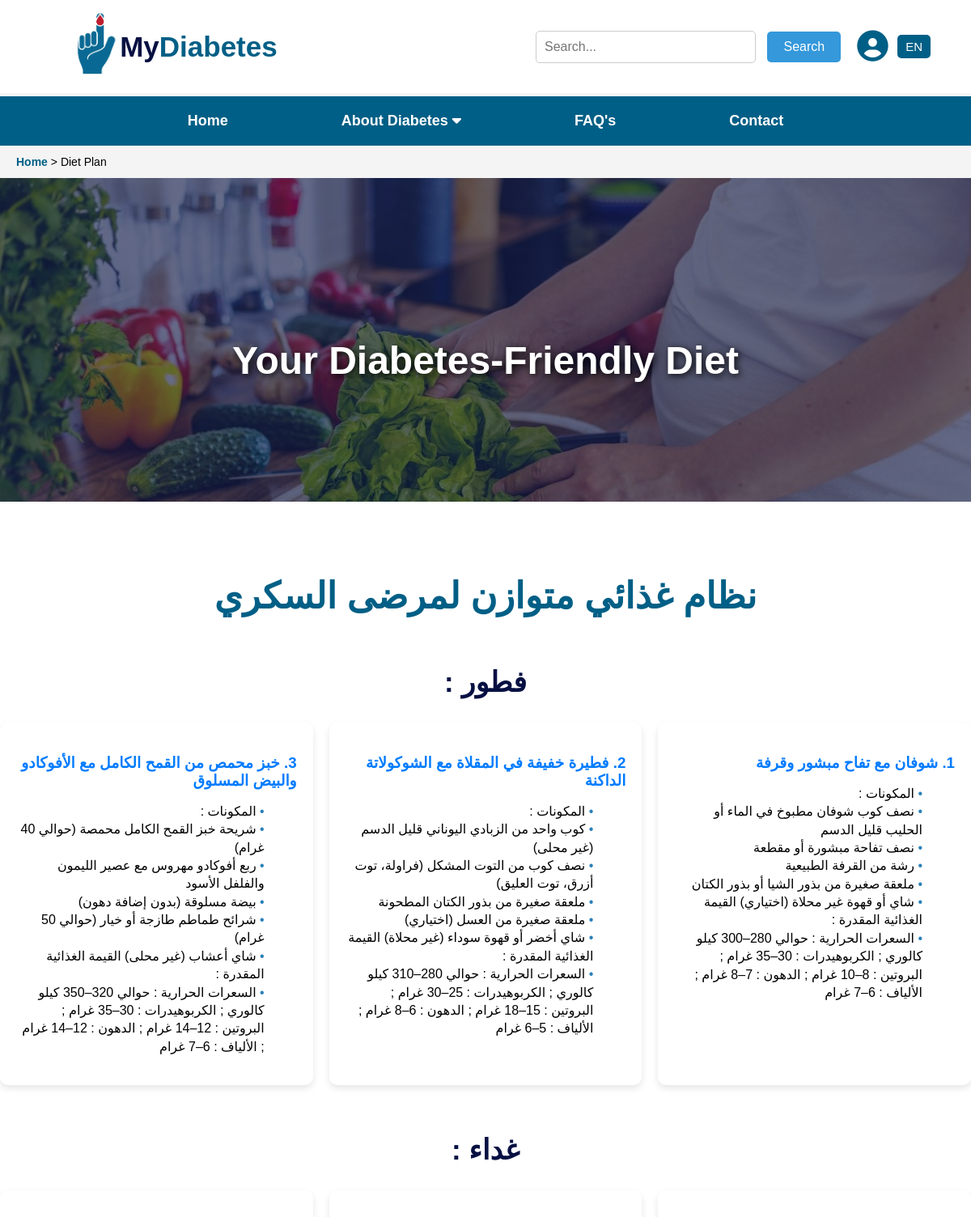
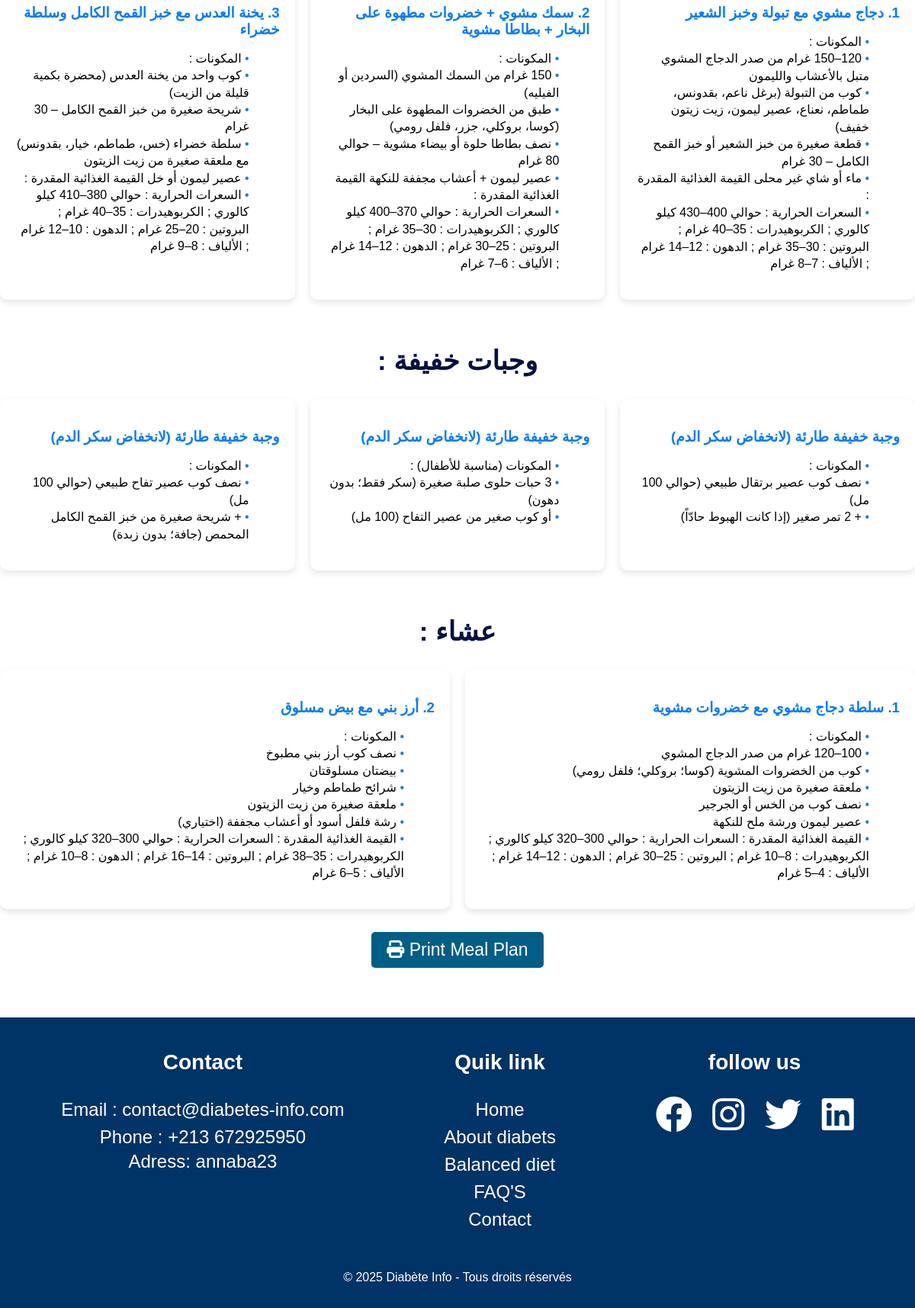
/regime1.php?user_id=27&lang=ar, run on the app's committed database (2 pictures, top to bottom).
### tables this page shows
CREATE TABLE `regime` (
  `id` int(11) NOT NULL,
  `breakfast1` text DEFAULT NULL,
  `breakfast2` text DEFAULT NULL,
  `breakfast3` text DEFAULT NULL,
  `lunch1` text DEFAULT NULL,
  `lunch2` text DEFAULT NULL,
  `lunch3` text DEFAULT NULL,
  `snack1` text DEFAULT NULL,
  `snack2` text DEFAULT NULL,
  `snack3` text DEFAULT NULL,
  `dinner1` text DEFAULT NULL,
  `dinner2` text DEFAULT NULL,
  `dinner3` text DEFAULT NULL,
  `b1` text DEFAULT NULL,
  `b2` text DEFAULT NULL,
  `b3` text DEFAULT NULL,
  `l1` text DEFAULT NULL,
  `l2` text DEFAULT NULL,
  `l3` text DEFAULT NULL,
  `s1` text DEFAULT NULL,
  `s2` text DEFAULT NULL,
  `s3` text DEFAULT NULL,
  `d1` text DEFAULT NULL,
  `d2` text DEFAULT NULL,
  `d3` text DEFAULT NULL,
  `breakfast1_ar` text DEFAULT NULL,
  `breakfast2_ar` text DEFAULT NULL,
  `breakfast3_ar` text DEFAULT NULL,
  `lunch1_ar` text DEFAULT NULL,
  `lunch2_ar` text DEFAULT NULL,
  `lunch3_ar` text DEFAULT NULL,
  `snack1_ar` text DEFAULT NULL,
  `snack2_ar` text DEFAULT NULL,
  `snack3_ar` text DEFAULT NULL,
  `dinner1_ar` text DEFAULT NULL,
  `dinner2_ar` text DEFAULT NULL,
  `dinner3_ar` text DEFAULT NULL,
  `b1_ar` text DEFAULT NULL,
  `b2_ar` text DEFAULT NULL,
  `b3_ar` text DEFAULT NULL,
  `l1_ar` text DEFAULT NULL,
  `l2_ar` text DEFAULT NULL,
  `l3_ar` text DEFAULT NULL,
  `s1_ar` text DEFAULT NULL,
  `s2_ar` text DEFAULT NULL,
  `s3_ar` text DEFAULT NULL,
  `d1_ar` text DEFAULT NULL,
  `d2_ar` text DEFAULT NULL,
  `d3_ar` text DEFAULT NULL
);

### regime1.php (the view, shortened to what this page needs)
<?php
require 'config.php';
$lang = isset($_GET['lang']) && $_GET['lang'] === 'ar' ? 'ar' : 'en';
$loggedIn = false;
$user_id = isset($_GET['user_id']) ? (int)$_GET['user_id'] : 0;
$sql = "SELECT r.*
        FROM regime r
        JOIN user_regime ur ON r.id = ur.regime_id
        WHERE ur.user_id = ?";
$stmt = $conn->prepare($sql);
$stmt->bind_param("i", $user_id);
$stmt->execute();
$result = $stmt->get_result();
if ($result->num_rows > 0) {
    $row = $result->fetch_assoc();
    if ($lang === 'ar') {
        $breakfast1 = $row['breakfast1_ar'];
        $breakfast2 = $row['breakfast2_ar'];
        $breakfast3 = $row['breakfast3_ar'];
        $lunch1 = $row['lunch1_ar'];
        $lunch2 = $row['lunch2_ar'];
        $lunch3 = $row['lunch3_ar'];
        $snack1 = $row['snack1_ar'];
        $snack2 = $row['snack2_ar'];
        $snack3 = $row['snack3_ar'];
        $dinner1 = $row['dinner1_ar'];
        $dinner2 = $row['dinner2_ar'];
        $b1 = $row['b1_ar'];
        $b2 = $row['b2_ar'];
        $b3 = $row['b3_ar'];
        $l1 = $row['l1_ar'];
        $l2 = $row['l2_ar'];
        $l3 = $row['l3_ar'];
        $s1 = $row['s1_ar'];
        $s2 = $row['s2_ar'];
        $s3 = $row['s3_ar'];
        $d1 = $row['d1_ar'];
        $d2 = $row['d2_ar'];
    }
} else {
    echo "<script>
        alert('No diet plan registered for this user.');
        window.location.href = 'Test.php';
    </script>";
}
?>
<!DOCTYPE html>
<html lang="en">
<head>
    <link rel="stylesheet" href="regime1.css">
    <link rel="stylesheet" href="https://cdnjs.cloudflare.com/ajax/libs/font-awesome/6.2.0/css/all.min.css">
</head>
<body>
    <header>
        <div class="logo">
            <a href="Home.php"><img src="logo.png" alt="XtraClinic Logo"></a>
            <a href="Home.php"><span class="clinic-name">My<span class="highlight">Diabetes</span></span></a>
        </div>
        <div class="search-user-container">
            <div class="search">
        <form action="search.php" method="GET" class="search-form">
    <input class="search-input" type="text" name="query" placeholder="Search...">
    <button class="btn" type="submit">Search</button>
</form>
            </div>
            <div class="user-dropdown">
    <a href="<?php echo $loggedIn ? '#' : 'loginn.php'; ?>" id="user-icon" class="user-icon">
        <i class="fas fa-user-circle"></i>
    </a>
</div>
<div style="text-align: center; margin: 20px -40px; margin-left:30px; gap:15px">
    <?php if ($lang === 'ar'): ?>
        <a href="?user_id=<?php echo $user_id; ?>&lang=en" class="btn-lang" style="padding: 6px 10px; font-size: 15px; background-color: #005F86; color: white; border: none; border-radius: 5px; text-decoration: none; ">EN</a>
    <?php else: ?>
        <a href="?user_id=<?php echo $user_id; ?>&lang=ar" class="btn-lang" style="padding: 6px 10px; font-size: 15px; background-color: #005F86; color: white; border: none; border-radius: 5px; text-decoration: none;">AR</a>
    <?php endif; ?>
</div>
        </div>
    </header>
    <nav>
        <ul class="nav-links">
            <li><a href="Home.php" class="active">Home</a></li>
            <li class="dropdown">
                <a href="diabete.php">About Diabetes <i class="fas fa-caret-down"></i></a>
            </li>
            <li><a href="FAQ.php">FAQ's</a></li>
            <li><a href="Contacte.php">Contact</a></li>
        </ul>
    </nav>
    <div class="breadcrumb">
        <a href="Home.php">Home</a> &gt; <span>Diet Plan</span>
    </div>
    <section class="hero-banner">
        <div class="hero-overlay">
            <h1 class="hero-title">Your Diabetes-Friendly Diet</h1>
        </div>
    </section>
<h1 style="text-align: center; direction: <?php echo ($lang === 'ar') ? 'rtl' : 'ltr'; ?>;">
    <?php echo $lang === 'ar' ? 'نظام غذائي متوازن لمرضى السكري' : 'Your Balanced Meal Plan for Diabetes'; ?>
</h1>
<h2 class="section-title" style="text-align: center; direction: <?php echo ($lang === 'ar') ? 'rtl' : 'ltr'; ?>;">
    <?php echo ($lang === 'ar') ? 'فطور' : 'Breakfast'; ?> :
</h2>
<div class="container" style="display: flex; gap: 20px; <?php echo ($lang === 'ar') ? 'direction: rtl; text-align: right;' : 'direction: ltr; text-align: left;'; ?>">
    <div class="card" style="flex: 1;">
        <h3>1. <?php echo htmlspecialchars($b1); ?> </h3>
        <ul>
            <?php
            if (isset($breakfast1)) {
                $items = explode(',', $breakfast1);
                foreach ($items as $item) {
                    echo "<li>" . htmlspecialchars(trim($item)) . "</li>\n";
                }
            }
            ?>
        </ul>
    </div>
    <div class="card" style="flex: 1;">
        <h3>2. <?php echo htmlspecialchars($b2); ?> </h3>
        <ul>
            <?php
            if (isset($breakfast2)) {
                $items = explode(',', $breakfast2);
                foreach ($items as $item) {
                    echo "<li>" . htmlspecialchars(trim($item)) . "</li>\n";
                }
            }
            ?>
        </ul>
    </div>
    <div class="card" style="flex: 1;">
        <h3>3. <?php echo htmlspecialchars($b3); ?> </h3>
        <ul>
            <?php
            if (isset($breakfast3)) {
                $items = explode(',', $breakfast3);
                foreach ($items as $item) {
                    echo "<li>" . htmlspecialchars(trim($item)) . "</li>\n";
                }
            }
            ?>
        </ul>
    </div>
</div>
<h2 class="section-title" style="text-align: center; direction: <?php echo ($lang === 'ar') ? 'rtl' : 'ltr'; ?>;">
    <?php echo ($lang === 'ar') ? 'غداء' : 'Lunch'; ?> :
</h2>
<div class="container" style="display: flex; gap: 20px; <?php echo ($lang === 'ar') ? 'direction: rtl; text-align: right;' : 'direction: ltr; text-align: left;'; ?>">
    <div class="card" style="flex: 1;">
        <h3>1. <?php echo htmlspecialchars($l1); ?> </h3>
        <ul>
            <?php
            if (isset($lunch1)) {
                $items = explode(',', $lunch1);
                foreach ($items as $item) {
                    echo "<li>" . htmlspecialchars(trim($item)) . "</li>\n";
                }
            }
            ?>
        </ul>
    </div>
    <div class="card" style="flex: 1;">
        <h3>2. <?php echo htmlspecialchars($l2); ?> </h3>
        <ul>
            <?php
            if (isset($lunch2)) {
                $items = explode(',', $lunch2);
                foreach ($items as $item) {
                    echo "<li>" . htmlspecialchars(trim($item)) . "</li>\n";
                }
            }
            ?>
        </ul>
    </div>
    <div class="card" style="flex: 1;">
        <h3>3. <?php echo htmlspecialchars($l3); ?> </h3>
        <ul>
            <?php
            if (isset($lunch3)) {
                $items = explode(',', $lunch3);
                foreach ($items as $item) {
                    echo "<li>" . htmlspecialchars(trim($item)) . "</li>\n";
                }
            }
            ?>
        </ul>
    </div>
</div>
<h2 class="section-title" style="text-align: center; direction: <?php echo ($lang === 'ar') ? 'rtl' : 'ltr'; ?>;">
    <?php echo ($lang === 'ar') ? 'وجبات خفيفة' : 'Snacks'; ?> :
</h2>
<div class="container" style="display: flex; gap: 20px; <?php echo ($lang === 'ar') ? 'direction: rtl; text-align: right;' : 'direction: ltr; text-align: left;'; ?>">
    <div class="card" style="flex: 1;">
        <h3><?php echo htmlspecialchars($s1); ?> </h3>
        <ul>
            <?php
            if (isset($snack1)) {
                $items = explode(',', $snack1);
                foreach ($items as $item) {
                    echo "<li>" . htmlspecialchars(trim($item)) . "</li>\n";
                }
            }
            ?>
        </ul>
    </div>
    <div class="card" style="flex: 1;">
        <h3> <?php echo htmlspecialchars($s2); ?> </h3>
        <ul>
            <?php
            if (isset($snack2)) {
                $items = explode(',', $snack2);
                foreach ($items as $item) {
                    echo "<li>" . htmlspecialchars(trim($item)) . "</li>\n";
                }
            }
            ?>
        </ul>
    </div>
    <div class="card" style="flex: 1;">
        <h3><?php echo htmlspecialchars($s3); ?> </h3>
        <ul>
            <?php
            if (isset($snack3)) {
                $items = explode(',', $snack3);
                foreach ($items as $item) {
                    echo "<li>" . htmlspecialchars(trim($item)) . "</li>\n";
                }
            }
            ?>
        </ul>
    </div>
</div>
<h2 class="section-title" style="text-align: center; direction: <?php echo ($lang === 'ar') ? 'rtl' : 'ltr'; ?>;">
    <?php echo ($lang === 'ar') ? 'عشاء' : 'Dinner'; ?> :
</h2>
<div class="container" style="display: flex; gap: 20px; <?php echo ($lang === 'ar') ? 'direction: rtl; text-align: right;' : 'direction: ltr; text-align: left;'; ?>">
    <div class="card" style="flex: 1;">
        <h3>1. <?php echo htmlspecialchars($d1); ?> </h3>
        <ul>
            <?php
            if (isset($dinner1)) {
                $items = explode(',', $dinner1);
                foreach ($items as $item) {
                    echo "<li>" . htmlspecialchars(trim($item)) . "</li>\n";
                }
            }
            ?>
        </ul>
    </div>
    <div class="card" style="flex: 1;">
        <h3>2. <?php echo htmlspecialchars($d2); ?> </h3>
        <ul>
            <?php
            if (isset($dinner2)) {
                $items = explode(',', $dinner2);
                foreach ($items as $item) {
                    echo "<li>" . htmlspecialchars(trim($item)) . "</li>\n";
                }
            }
            ?>
        </ul>
    </div>
</div>
<div style="text-align: center; margin: 30px;">
    <button onclick="window.print()" style="padding: 10px 20px; font-size: 23px; background-color: #005F86; color: white; border: none; border-radius: 5px; cursor: pointer;">
        <i class="fas fa-print"></i> Print Meal Plan
    </button>
</div>
    <footer>
        <div class="footer-container">
            <div class="footer-section">
                <h3>Contact</h3>
                <ul>
                    <li><a href="mailto:islemdiaf633@gmail.com">Email : contact@diabetes-info.com</a></li>
                    <li><a href="tel:+213672925950">Phone : +213 672925950</a></li>
                    <li>Adress: annaba23</li>
                </ul>
            </div>
            <div class="footer-section">
                <h3>Quik link</h3>
                <ul>
                    <li><a href="Home.php">Home</a></li>
                    <li><a href="diabete.php">About diabets</a></li>
                    <li><a href="<?= $loggedIn ? 'test.php?user_id=' . $userId : 'Loginn.php' ?>">Balanced diet</a></li>
                    <li><a href="FAQ.php">FAQ'S</a></li>
                    <li><a href="Contacte.php">Contact</a></li>
                </ul>
            </div>
            <div class="footer-section">
                <h3>follow us</h3>
                <a href="https://www.facebook.com/profile.php?id=61576556904786" target="_blank"><i class="fab fa-facebook fa-2x"></i></a>
                <a href="https://www.instagram.com/mydiabetes20028/"><i class="fab fa-instagram fa-2x"target="_blank"></i></a>
                <a href="https://twitter.com"><i class="fab fa-twitter fa-2x" target="_blank"></i></a>
                <a href="https://www.linkedin.com"><i class="fab fa-linkedin fa-2x"target="_blank"></i></a>
            </div>
        </div>
        <p class="copyright">© 2025 Diabète Info - Tous droits réservés</p>
    </footer>
</body>
</html>

### regime1.css (style rules this page uses)
body { font-family: Arial, sans-serif; margin: 0; padding: 0; background-color: white; }
header { display: flex; align-items: center; justify-content: space-between; background-color: white; border-bottom: 4px solid whitesmoke; padding: 10px 90px; gap: 16px; }
.search-user-container { display: flex; align-items: center; gap: 20px; }
.user-icon { color: #005F86; font-size: 2.4rem; cursor: pointer; transition: all 0.3s ease; margin-right: -50px; }
html { scroll-behavior: smooth; }
.logo { display: flex; align-items: center; font-size: 20px; font-weight: bold; color: #5f6974; }
.logo img { height: 90px; }
a { text-decoration: none; }
.clinic-name { font-size: 35px; font-weight: bold; color: #061042; }
.highlight { color: #005F86; }
.search-input { padding: 10px; width: 250px; border-radius: 5px; border: 1px solid #ccc; font-size: 16px; transition: border-color 0.3s; }
.btn { padding: 10px 20px; background-color: #3498db; color: white; border: none; border-radius: 5px; cursor: pointer; font-size: 16px; margin-left: 10px; transition: background-color 0.3s; }
.search { position: relative; }
nav { background-color: #005F86; padding: 10px 0; box-shadow:0 4px 4px #5f6974; }
.nav-links { list-style: none; display: flex; justify-content: center; gap: 20px; padding: 0; margin: 0; }
.nav-links li { position: relative; }
.nav-links a { text-decoration: none; color: white; font-size: 18px; padding: 10px 60px; display: block; transition: all 0.3s; font-weight: 600; }
.breadcrumb { background: #f4f4f4; padding: 12px 20px; font-size: 14px; }
.breadcrumb a { text-decoration: none; color: #005F86; font-weight: bold; }
.breadcrumb span { color: black; }
.hero-banner { width: 100%; height: 400px; background-image: url('diabetes-teste.jpg'); background-size: cover; background-position: center; animation: moveBackground 10s infinite linear; position: relative; display: flex; align-items: center; justify-content: center; overflow: hidden; }
.hero-overlay { background-color: rgba(6, 16, 66, 0.6); width: 100%; height: 100%; display: flex; justify-content: center; align-items: center; }
.hero-title { font-size: 48px; color: white; text-align: center; font-weight: bold; text-shadow: 2px 2px 10px #000; }
h1 ,h2 { text-align: center; color: #005F86; font-size: 45px; margin-top: 90px; }
.section-title { margin-top: 60px; font-size: 35px; color: #061042; }
.container { display: flex; gap: 20px; margin-top: 30px; flex-wrap: wrap; }
.card { background-color: #ffffff; border-radius: 10px; padding: 20px; flex: 1; min-width: 280px; box-shadow: 0 4px 8px rgba(0, 0, 0, 0.1); }
.card h3 { color: #007bff; margin-bottom: 10px; }
.card ul { list-style-type: none; padding-left: 0; line-height: 1.4; }
.card li::before { content: "• "; color: #2980b9; }
footer { background: #003366; color: white; text-align: center; padding: 15px; margin-top: 65px; }
.footer-container { display: flex; justify-content: space-around; flex-wrap: nowrap; }
.footer-section h3 { font-weight: 800; color: white; }
.footer-section { font-size: 24px; margin-bottom: 10px; }
.footer-section ul { list-style: none; padding: 0; }
.footer-section a { margin: 0 10px; color: white; text-decoration: none; line-height: 1.5; }
.copyright { margin-top: 15px; font-size: 16px; color: white; }

### data on the page
regime: b1_ar "شوفان مع تفاح مبشور وقرفة", breakfast1_ar "المكونات :", breakfast1_ar "نصف كوب شوفان مطبوخ في الماء أو الحليب قليل الدسم", breakfast1_ar "نصف تفاحة مبشورة أو مقطعة", breakfast1_ar "رشة من القرفة الطبيعية", breakfast1_ar "ملعقة صغيرة من بذور الشيا أو بذور الكتان", breakfast1_ar "شاي أو قهوة غير محلاة (اختياري) القيمة الغذائية المقدرة :", breakfast1_ar "السعرات الحرارية : حوالي 280–300 كيلو كالوري ; الكربوهيدرات : 30–35 غرام ; البروتين : 8–10 غرام ; الدهون : 7–8 غرام ; الألياف : 6–7 غرام", b2_ar "فطيرة خفيفة في المقلاة مع الشوكولاتة الداكنة", breakfast2_ar "المكونات :", breakfast2_ar "كوب واحد من الزبادي اليوناني قليل الدسم (غير محلى)", breakfast2_ar "نصف كوب من التوت المشكل (فراولة، توت أزرق، توت العليق)", breakfast2_ar "ملعقة صغيرة من بذور الكتان المطحونة", breakfast2_ar "ملعقة صغيرة من العسل (اختياري)", breakfast2_ar "شاي أخضر أو قهوة سوداء (غير محلاة) القيمة الغذائية المقدرة :", breakfast2_ar "السعرات الحرارية : حوالي 280–310 كيلو كالوري ; الكربوهيدرات : 25–30 غرام ; البروتين : 15–18 غرام ; الدهون : 6–8 غرام ; الألياف : 5–6 غرام", b3_ar "خبز محمص من القمح الكامل مع الأفوكادو والبيض المسلوق", breakfast3_ar "المكونات :", breakfast3_ar "شريحة خبز القمح الكامل محمصة (حوالي 40 غرام)", breakfast3_ar "ربع أفوكادو مهروس مع عصير الليمون والفلفل الأسود", breakfast3_ar "بيضة مسلوقة (بدون إضافة دهون)", breakfast3_ar "شرائح طماطم طازجة أو خيار (حوالي 50 غرام)", breakfast3_ar "شاي أعشاب (غير محلى) القيمة الغذائية المقدرة :", breakfast3_ar "السعرات الحرارية : حوالي 320–350 كيلو كالوري ; الكربوهيدرات : 30–35 غرام ; البروتين : 12–14 غرام ; الدهون : 12–14 غرام ; الألياف : 6–7 غرام", l1_ar "دجاج مشوي مع تبولة وخبز الشعير", lunch1_ar "المكونات :", lunch1_ar "120–150 غرام من صدر الدجاج المشوي متبل بالأعشاب والليمون", lunch1_ar "كوب من التبولة (برغل ناعم، بقدونس، طماطم، نعناع، عصير ليمون، زيت زيتون خفيف)", lunch1_ar "قطعة صغيرة من خبز الشعير أو خبز القمح الكامل – 30 غرام", lunch1_ar "ماء أو شاي غير محلى القيمة الغذائية المقدرة :", lunch1_ar "السعرات الحرارية : حوالي 400–430 كيلو كالوري ; الكربوهيدرات : 35–40 غرام ; البروتين : 30–35 غرام ; الدهون : 12–14 غرام ; الألياف : 7–8 غرام", l2_ar "سمك مشوي + خضروات مطهوة على البخار + بطاطا مشوية", lunch2_ar "المكونات :", lunch2_ar "150 غرام من السمك المشوي (السردين أو الفيليه)", lunch2_ar "طبق من الخضروات المطهوة على البخار (كوسا، بروكلي، جزر، فلفل رومي)", lunch2_ar "نصف بطاطا حلوة أو بيضاء مشوية – حوالي 80 غرام", lunch2_ar "عصير ليمون + أعشاب مجففة للنكهة القيمة الغذائية المقدرة :", lunch2_ar "السعرات الحرارية : حوالي 370–400 كيلو كالوري ; الكربوهيدرات : 30–35 غرام ; البروتين : 25–30 غرام ; الدهون : 12–14 غرام ; الألياف : 6–7 غرام", l3_ar "يخنة العدس مع خبز القمح الكامل وسلطة خضراء", lunch3_ar "المكونات :", lunch3_ar "كوب واحد من يخنة العدس (محضرة بكمية قليلة من الزيت)", lunch3_ar "شريحة صغيرة من خبز القمح الكامل – 30 غرام", lunch3_ar "سلطة خضراء (خس، طماطم، خيار، بقدونس) مع ملعقة صغيرة من زيت الزيتون", lunch3_ar "عصير ليمون أو خل القيمة الغذائية المقدرة :", lunch3_ar "السعرات الحرارية : حوالي 380–410 كيلو كالوري ; الكربوهيدرات : 35–40 غرام ; البروتين : 20–25 غرام ; الدهون : 10–12 غرام ; الألياف : 8–9 غرام", s1_ar "وجبة خفيفة طارئة (لانخفاض سكر الدم)", snack1_ar "المكونات :", snack1_ar "نصف كوب عصير برتقال طبيعي (حوالي 100 مل)", snack1_ar "+ 2 تمر صغير (إذا كانت الهبوط حادّاً)", s2_ar "وجبة خفيفة طارئة (لانخفاض سكر الدم)", snack2_ar "المكونات (مناسبة للأطفال) :", snack2_ar "3 حبات حلوى صلبة صغيرة (سكر فقط؛ بدون دهون)", snack2_ar "أو كوب صغير من عصير التفاح (100 مل)", s3_ar "وجبة خفيفة طارئة (لانخفاض سكر الدم)", snack3_ar "المكونات :", snack3_ar "نصف كوب عصير تفاح طبيعي (حوالي 100 مل)", snack3_ar "+ شريحة صغيرة من خبز القمح الكامل المحمص (جافة؛ بدون زبدة)", d1_ar "سلطة دجاج مشوي مع خضروات مشوية", dinner1_ar "المكونات :", dinner1_ar "100–120 غرام من صدر الدجاج المشوي", dinner1_ar "كوب من الخضروات المشوية (كوسا؛ بروكلي؛ فلفل رومي)", dinner1_ar "ملعقة صغيرة من زيت الزيتون", dinner1_ar "نصف كوب من الخس أو الجرجير", dinner1_ar "عصير ليمون ورشة ملح للنكهة", dinner1_ar "القيمة الغذائية المقدرة : السعرات الحرارية : حوالي 300–320 كيلو كالوري ; الكربوهيدرات : 8–10 غرام ; البروتين : 25–30 غرام ; الدهون : 12–14 غرام ; الألياف : 4–5 غرام", d2_ar "أرز بني مع بيض مسلوق", dinner2_ar "المكونات :", dinner2_ar "نصف كوب أرز بني مطبوخ", dinner2_ar "بيضتان مسلوقتان", dinner2_ar "شرائح طماطم وخيار", dinner2_ar "ملعقة صغيرة من زيت الزيتون", dinner2_ar "رشة فلفل أسود أو أعشاب مجففة (اختياري)", dinner2_ar "القيمة الغذائية المقدرة : السعرات الحرارية : حوالي 300–320 كيلو كالوري ; الكربوهيدرات : 35–38 غرام ; البروتين : 14–16 غرام ; الدهون : 8–10 غرام ; الألياف : 5–6 غرام"
